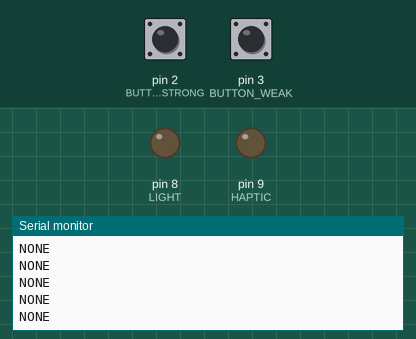
The sketch below on a simulated Arduino Uno, built with avr-gcc and run on an emulated ATmega328P. On the bench: output pins drawn as LEDs (lit = HIGH), the last lines printed to the serial monitor. The test bench sets the inputs (shaded band); at power-on: pin 2 (BUTTON_STRONG) HIGH, pin 3 (BUTTON_WEAK) HIGH.

Above: at 1.2 s.
1.3 s: pin 2 (BUTTON_STRONG) pulled LOW for 0.15 s
At 1.31 s:
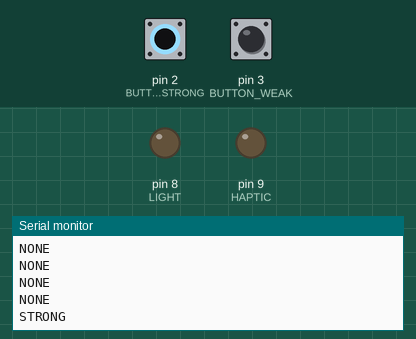
2.9 s: pin 3 (BUTTON_WEAK) pulled LOW for 0.15 s
At 2.91 s:
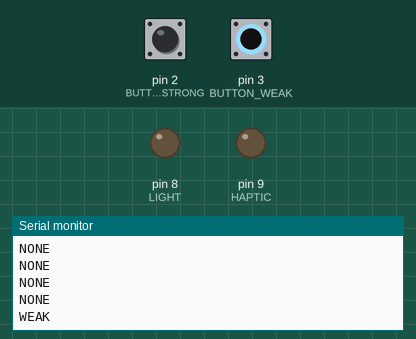

Measured:
- after the input at 1.3 s, the serial monitor: prints a new line at once (image 1)
- after the input at 2.9 s, the serial monitor: prints a new line at once (image 2)

The sketch:

Haptics_Testing.ino
```cpp
const int BUTTON_STRONG = 2;
const int BUTTON_WEAK = 3;
const int HAPTIC = 9;
const int LIGHT = 8;

void setup() {
  pinMode(BUTTON_STRONG, INPUT_PULLUP);  // Set the button pin as input with internal pull-up
  pinMode(BUTTON_WEAK, INPUT_PULLUP);  // Set the button pin as input with internal pull-up
  pinMode(HAPTIC, OUTPUT);
  pinMode(LIGHT, OUTPUT);
  Serial.begin(9600);  // Start serial communication at 9600 baud
}

void loop() {
  // Read the serial input from the Python script
  if (Serial.available() > 0) {
    String input = Serial.readStringUntil('\n');  // reads until newline character
    if (input.startsWith("POWER: ")) {
      String numberPart = input.substring(7);  // get everything after the first 5 characters
      int pwmValue = numberPart.toInt();          // convert to integer
      if (pwmValue == 100) {
        digitalWrite(HAPTIC, HIGH);
      } else if (pwmValue == 0) {
        digitalWrite(HAPTIC, LOW);
      }
    }
    // int pwmValue = Serial.parseInt();  // Read the PWM value sent by Python (from 0 to 255)
    // Serial.print("pwmValue: ");
    // Serial.println(pwmValue);
    // if (pwmValue > 0 && pwmValue <= 255) {
    //   // analogWrite(HAPTIC, pwmValue);  // Apply PWM to control motor speed
    //   digitalWrite(HAPTIC, HIGH);
    //   Serial.print("Motor PWM set to: ");
    //   Serial.println(pwmValue);
    // } else if (pwmValue == 0) {
    //   digitalWrite(HAPTIC, LOW);
    // }

  }

  int strongState = digitalRead(BUTTON_STRONG);  // Read the button state
    int weakState = digitalRead(BUTTON_WEAK);  // Read the button state
  if (strongState == LOW) {  // Button is pressed (LOW because using pull-up resistor)
    Serial.println("STRONG");
  } else if (weakState == LOW) {  // Button is pressed (LOW because using pull-up resistor)
    Serial.println("WEAK");
  } else if (strongState == HIGH && weakState == HIGH) {
    Serial.println("NONE");
  }
  delay(100);  // Small delay to avoid flooding the serial
}
```
